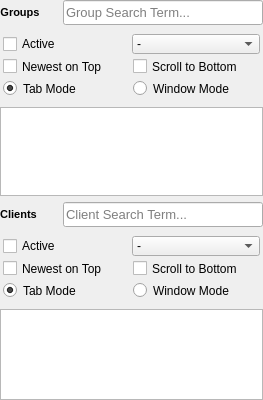
      <widget class="QSplitter" name="splitter">
       <property name="sizePolicy">
        <sizepolicy hsizetype="Preferred" vsizetype="Expanding">
         <horstretch>0</horstretch>
         <verstretch>1</verstretch>
        </sizepolicy>
       </property>
       <property name="frameShadow">
        <enum>QFrame::Plain</enum>
       </property>
       <property name="lineWidth">
        <number>1</number>
       </property>
       <property name="midLineWidth">
        <number>0</number>
       </property>
       <property name="orientation">
        <enum>Qt::Vertical</enum>
       </property>
       <property name="handleWidth">
        <number>0</number>
       </property>
       <widget class="QWidget" name="layoutWidget2">
        <layout class="QVBoxLayout" name="groupListLayout" stretch="1,1,10">
         <property name="spacing">
          <number>6</number>
         </property>
         <property name="sizeConstraint">
          <enum>QLayout::SetMaximumSize</enum>
         </property>
         <property name="bottomMargin">
          <number>6</number>
         </property>
         <item>
          <widget class="QWidget" name="groupSearchWidget" native="true">
           <property name="sizePolicy">
            <sizepolicy hsizetype="Expanding" vsizetype="Expanding">
             <horstretch>0</horstretch>
             <verstretch>1</verstretch>
            </sizepolicy>
           </property>
           <layout class="QHBoxLayout" name="groupSearchInputLayout">
            <property name="spacing">
             <number>3</number>
            </property>
            <property name="sizeConstraint">
             <enum>QLayout::SetMinAndMaxSize</enum>
            </property>
            <property name="leftMargin">
             <number>0</number>
            </property>
            <property name="topMargin">
             <number>0</number>
            </property>
            <property name="rightMargin">
             <number>0</number>
            </property>
            <property name="bottomMargin">
             <number>0</number>
            </property>
            <item>
             <widget class="QLabel" name="label">
              <property name="maximumSize">
               <size>
                <width>40</width>
                <height>16777215</height>
               </size>
              </property>
              <property name="font">
               <font>
                <pointsize>8</pointsize>
                <weight>75</weight>
                <bold>true</bold>
               </font>
              </property>
              <property name="text">
               <string>Groups</string>
              </property>
              <property name="alignment">
               <set>Qt::AlignCenter</set>
              </property>
             </widget>
            </item>
            <item>
             <spacer name="horizontalSpacer_2">
              <property name="orientation">
               <enum>Qt::Horizontal</enum>
              </property>
              <property name="sizeType">
               <enum>QSizePolicy::Expanding</enum>
              </property>
              <property name="sizeHint" stdset="0">
               <size>
                <width>20</width>
                <height>20</height>
               </size>
              </property>
             </spacer>
            </item>
            <item>
             <widget class="QLineEdit" name="groupSearchInput">
              <property name="sizePolicy">
               <sizepolicy hsizetype="Fixed" vsizetype="Expanding">
                <horstretch>0</horstretch>
                <verstretch>1</verstretch>
               </sizepolicy>
              </property>
              <property name="minimumSize">
               <size>
                <width>200</width>
                <height>25</height>
               </size>
              </property>
              <property name="maximumSize">
               <size>
                <width>16777215</width>
                <height>25</height>
               </size>
              </property>
              <property name="font">
               <font>
                <pointsize>10</pointsize>
               </font>
              </property>
              <property name="focusPolicy">
               <enum>Qt::StrongFocus</enum>
              </property>
              <property name="statusTip">
               <string>Enter your group search here...</string>
              </property>
              <property name="whatsThis">
               <string>Group search</string>
              </property>
              <property name="text">
               <string/>
              </property>
              <property name="placeholderText">
               <string>Group Search Term...</string>
              </property>
             </widget>
            </item>
           </layout>
          </widget>
         </item>
         <item>
          <widget class="QWidget" name="groupSettingsWidget" native="true">
           <property name="sizePolicy">
            <sizepolicy hsizetype="Expanding" vsizetype="Expanding">
             <horstretch>0</horstretch>
             <verstretch>1</verstretch>
            </sizepolicy>
           </property>
           <property name="minimumSize">
            <size>
             <width>250</width>
             <height>70</height>
            </size>
           </property>
           <property name="maximumSize">
            <size>
             <width>16777215</width>
             <height>16777215</height>
            </size>
           </property>
           <property name="mouseTracking">
            <bool>true</bool>
           </property>
           <property name="styleSheet">
            <string notr="true"/>
           </property>
           <layout class="QVBoxLayout" name="groupSettingsLayout">
            <property name="spacing">
             <number>3</number>
            </property>
            <property name="leftMargin">
             <number>3</number>
            </property>
            <property name="topMargin">
             <number>3</number>
            </property>
            <property name="rightMargin">
             <number>3</number>
            </property>
            <property name="bottomMargin">
             <number>3</number>
            </property>
            <item>
             <layout class="QHBoxLayout" name="groupSettingsTopSection">
              <property name="spacing">
               <number>0</number>
              </property>
              <property name="sizeConstraint">
               <enum>QLayout::SetMinAndMaxSize</enum>
              </property>
              <property name="leftMargin">
               <number>0</number>
              </property>
              <property name="bottomMargin">
               <number>0</number>
              </property>
              <item>
               <widget class="QCheckBox" name="activeCheckBox">
                <property name="maximumSize">
                 <size>
                  <width>16777215</width>
                  <height>20</height>
                 </size>
                </property>
                <property name="focusPolicy">
                 <enum>Qt::NoFocus</enum>
                </property>
                <property name="statusTip">
                 <string>Activates/Deactivates Group Logging</string>
                </property>
                <property name="text">
                 <string>Active</string>
                </property>
               </widget>
              </item>
              <item>
               <widget class="QComboBox" name="groupStateComboBox">
                <property name="focusPolicy">
                 <enum>Qt::NoFocus</enum>
                </property>
                <property name="statusTip">
                 <string>Set Group State</string>
                </property>
                <item>
                 <property name="text">
                  <string>-</string>
                 </property>
                </item>
                <item>
                 <property name="text">
                  <string>Live</string>
                 </property>
                </item>
                <item>
                 <property name="text">
                  <string>To File</string>
                 </property>
                </item>
                <item>
                 <property name="text">
                  <string>To Ring File</string>
                 </property>
                </item>
                <item>
                 <property name="text">
                  <string>To Shared File</string>
                 </property>
                </item>
                <item>
                 <property name="text">
                  <string>To Global</string>
                 </property>
                </item>
               </widget>
              </item>
             </layout>
            </item>
            <item>
             <layout class="QHBoxLayout" name="groupSettingsMidSection">
              <item>
               <widget class="QCheckBox" name="newestOnTopCheckBox">
                <property name="focusPolicy">
                 <enum>Qt::NoFocus</enum>
                </property>
                <property name="statusTip">
                 <string>Activates/Deactivates Newest on Top for Client Log View. Will reset the model.</string>
                </property>
                <property name="whatsThis">
                 <string>Newest On Top</string>
                </property>
                <property name="text">
                 <string>Newest on Top</string>
                </property>
               </widget>
              </item>
              <item>
               <widget class="QCheckBox" name="scrollToBottomCheckBox">
                <property name="focusPolicy">
                 <enum>Qt::NoFocus</enum>
                </property>
                <property name="statusTip">
                 <string>Activates Scroll To Bottom for Client Log View</string>
                </property>
                <property name="whatsThis">
                 <string>Scroll To Bottom</string>
                </property>
                <property name="text">
                 <string>Scroll to Bottom</string>
                </property>
               </widget>
              </item>
             </layout>
            </item>
            <item>
             <layout class="QHBoxLayout" name="groupSettingsLowerSection">
              <item>
               <widget class="QRadioButton" name="tabModeRadio">
                <property name="focusPolicy">
                 <enum>Qt::NoFocus</enum>
                </property>
                <property name="statusTip">
                 <string>Shows Client in Tabbed Mode</string>
                </property>
                <property name="whatsThis">
                 <string>Tab Mode</string>
                </property>
                <property name="text">
                 <string>Tab Mode</string>
                </property>
                <property name="checked">
                 <bool>true</bool>
                </property>
               </widget>
              </item>
              <item>
               <widget class="QRadioButton" name="windowModeRadio">
                <property name="focusPolicy">
                 <enum>Qt::NoFocus</enum>
                </property>
                <property name="statusTip">
                 <string>Shows Client in Windowed Mode</string>
                </property>
                <property name="whatsThis">
                 <string>Window Mode</string>
                </property>
                <property name="text">
                 <string>Window Mode</string>
                </property>
               </widget>
              </item>
             </layout>
            </item>
           </layout>
          </widget>
         </item>
         <item>
          <widget class="QTreeView" name="groupList">
           <property name="sizePolicy">
            <sizepolicy hsizetype="Expanding" vsizetype="Expanding">
             <horstretch>1</horstretch>
             <verstretch>20</verstretch>
            </sizepolicy>
           </property>
           <property name="minimumSize">
            <size>
             <width>200</width>
             <height>0</height>
            </size>
           </property>
           <property name="maximumSize">
            <size>
             <width>16777215</width>
             <height>16777215</height>
            </size>
           </property>
           <property name="font">
            <font>
             <pointsize>8</pointsize>
            </font>
           </property>
           <property name="focusPolicy">
            <enum>Qt::StrongFocus</enum>
           </property>
           <property name="statusTip">
            <string>Available groups list</string>
           </property>
           <property name="whatsThis">
            <string>Group List</string>
           </property>
           <property name="editTriggers">
            <set>QAbstractItemView::NoEditTriggers</set>
           </property>
          </widget>
         </item>
        </layout>
       </widget>
       <widget class="QWidget" name="layoutWidget1">
        <layout class="QVBoxLayout" name="clientListLayout" stretch="1,1,10">
         <property name="sizeConstraint">
          <enum>QLayout::SetMaximumSize</enum>
         </property>
         <item>
          <widget class="QWidget" name="clientSearchWidget" native="true">
           <property name="sizePolicy">
            <sizepolicy hsizetype="Expanding" vsizetype="Expanding">
             <horstretch>0</horstretch>
             <verstretch>1</verstretch>
            </sizepolicy>
           </property>
           <layout class="QHBoxLayout" name="clientSearchInputLayout">
            <property name="spacing">
             <number>3</number>
            </property>
            <property name="sizeConstraint">
             <enum>QLayout::SetMinAndMaxSize</enum>
            </property>
            <property name="leftMargin">
             <number>0</number>
            </property>
            <property name="topMargin">
             <number>0</number>
            </property>
            <property name="rightMargin">
             <number>0</number>
            </property>
            <property name="bottomMargin">
             <number>0</number>
            </property>
            <item>
             <widget class="QLabel" name="label_2">
              <property name="maximumSize">
               <size>
                <width>40</width>
                <height>16777215</height>
               </size>
              </property>
              <property name="font">
               <font>
                <pointsize>8</pointsize>
                <weight>75</weight>
                <bold>true</bold>
               </font>
              </property>
              <property name="text">
               <string>Clients</string>
              </property>
              <property name="alignment">
               <set>Qt::AlignCenter</set>
              </property>
             </widget>
            </item>
            <item>
             <spacer name="horizontalSpacer_3">
              <property name="orientation">
               <enum>Qt::Horizontal</enum>
              </property>
              <property name="sizeType">
               <enum>QSizePolicy::Expanding</enum>
              </property>
              <property name="sizeHint" stdset="0">
               <size>
                <width>20</width>
                <height>20</height>
               </size>
              </property>
             </spacer>
            </item>
            <item>
             <widget class="QLineEdit" name="clientInput">
              <property name="sizePolicy">
               <sizepolicy hsizetype="Fixed" vsizetype="Expanding">
                <horstretch>0</horstretch>
                <verstretch>1</verstretch>
               </sizepolicy>
              </property>
              <property name="minimumSize">
               <size>
                <width>200</width>
                <height>25</height>
               </size>
              </property>
              <property name="maximumSize">
               <size>
                <width>16777215</width>
                <height>25</height>
               </size>
              </property>
              <property name="font">
               <font>
                <pointsize>10</pointsize>
               </font>
              </property>
              <property name="focusPolicy">
               <enum>Qt::StrongFocus</enum>
              </property>
              <property name="statusTip">
               <string>Enter your client search here...</string>
              </property>
              <property name="whatsThis">
               <string>Client search</string>
              </property>
              <property name="placeholderText">
               <string>Client Search Term...</string>
              </property>
             </widget>
            </item>
           </layout>
          </widget>
         </item>
         <item>
          <widget class="QWidget" name="clientSettingsWidget" native="true">
           <property name="sizePolicy">
            <sizepolicy hsizetype="Expanding" vsizetype="Expanding">
             <horstretch>0</horstretch>
             <verstretch>1</verstretch>
            </sizepolicy>
           </property>
           <property name="minimumSize">
            <size>
             <width>250</width>
             <height>70</height>
            </size>
           </property>
           <property name="maximumSize">
            <size>
             <width>16777215</width>
             <height>16777215</height>
            </size>
           </property>
           <property name="styleSheet">
            <string notr="true"/>
           </property>
           <layout class="QVBoxLayout" name="clientSettingsLayout">
            <property name="spacing">
             <number>3</number>
            </property>
            <property name="leftMargin">
             <number>3</number>
            </property>
            <property name="topMargin">
             <number>3</number>
            </property>
            <property name="rightMargin">
             <number>3</number>
            </property>
            <property name="bottomMargin">
             <number>3</number>
            </property>
            <item>
             <layout class="QHBoxLayout" name="clientSettingsTopSection" stretch="0,0">
              <property name="spacing">
               <number>0</number>
              </property>
              <property name="sizeConstraint">
               <enum>QLayout::SetDefaultConstraint</enum>
              </property>
              <property name="leftMargin">
               <number>0</number>
              </property>
              <property name="bottomMargin">
               <number>0</number>
              </property>
              <item>
               <widget class="QCheckBox" name="clientActiveCheckBox">
                <property name="maximumSize">
                 <size>
                  <width>16777215</width>
                  <height>20</height>
                 </size>
                </property>
                <property name="mouseTracking">
                 <bool>true</bool>
                </property>
                <property name="focusPolicy">
                 <enum>Qt::ClickFocus</enum>
                </property>
                <property name="statusTip">
                 <string>Activates/Deactives Client Logging</string>
                </property>
                <property name="text">
                 <string>Active</string>
                </property>
               </widget>
              </item>
              <item>
               <widget class="QComboBox" name="clientsStateComboBox">
                <property name="sizePolicy">
                 <sizepolicy hsizetype="Preferred" vsizetype="Fixed">
                  <horstretch>0</horstretch>
                  <verstretch>0</verstretch>
                 </sizepolicy>
                </property>
                <property name="mouseTracking">
                 <bool>true</bool>
                </property>
                <property name="focusPolicy">
                 <enum>Qt::ClickFocus</enum>
                </property>
                <property name="statusTip">
                 <string>Sets Client state</string>
                </property>
                <item>
                 <property name="text">
                  <string>-</string>
                 </property>
                </item>
                <item>
                 <property name="text">
                  <string>Live</string>
                 </property>
                </item>
                <item>
                 <property name="text">
                  <string>To File</string>
                 </property>
                </item>
                <item>
                 <property name="text">
                  <string>To Ring File</string>
                 </property>
                </item>
                <item>
                 <property name="text">
                  <string>To Shared File</string>
                 </property>
                </item>
                <item>
                 <property name="text">
                  <string>To Parent</string>
                 </property>
                </item>
                <item>
                 <property name="text">
                  <string>To Global</string>
                 </property>
                </item>
                <item>
                 <property name="text">
                  <string>To MergeView</string>
                 </property>
                </item>
               </widget>
              </item>
             </layout>
            </item>
            <item>
             <layout class="QHBoxLayout" name="clientSettingsMidSection">
              <item>
               <widget class="QCheckBox" name="clientNewestOnTopCheckBox">
                <property name="sizePolicy">
                 <sizepolicy hsizetype="Expanding" vsizetype="Fixed">
                  <horstretch>0</horstretch>
                  <verstretch>0</verstretch>
                 </sizepolicy>
                </property>
                <property name="mouseTracking">
                 <bool>true</bool>
                </property>
                <property name="focusPolicy">
                 <enum>Qt::ClickFocus</enum>
                </property>
                <property name="statusTip">
                 <string>Activates/Deactivates Newest on Top for Client Log View. Will reset the model.</string>
                </property>
                <property name="whatsThis">
                 <string>Newest On Top</string>
                </property>
                <property name="text">
                 <string>Newest on Top</string>
                </property>
               </widget>
              </item>
              <item>
               <widget class="QCheckBox" name="clientScrollToBottomCheckBox">
                <property name="sizePolicy">
                 <sizepolicy hsizetype="Expanding" vsizetype="Fixed">
                  <horstretch>0</horstretch>
                  <verstretch>0</verstretch>
                 </sizepolicy>
                </property>
                <property name="mouseTracking">
                 <bool>true</bool>
                </property>
                <property name="focusPolicy">
                 <enum>Qt::ClickFocus</enum>
                </property>
                <property name="statusTip">
                 <string>Activates Scroll To Bottom for Client Log View</string>
                </property>
                <property name="whatsThis">
                 <string>Scroll To Bottom</string>
                </property>
                <property name="text">
                 <string>Scroll to Bottom</string>
                </property>
               </widget>
              </item>
             </layout>
            </item>
            <item>
             <layout class="QHBoxLayout" name="clientSettingsLowerSection">
              <item>
               <widget class="QRadioButton" name="clientTabModeRadio">
                <property name="sizePolicy">
                 <sizepolicy hsizetype="Expanding" vsizetype="Fixed">
                  <horstretch>0</horstretch>
                  <verstretch>0</verstretch>
                 </sizepolicy>
                </property>
                <property name="mouseTracking">
                 <bool>true</bool>
                </property>
                <property name="focusPolicy">
                 <enum>Qt::ClickFocus</enum>
                </property>
                <property name="statusTip">
                 <string>Shows Client in Tabbed Mode</string>
                </property>
                <property name="whatsThis">
                 <string>Tab Mode</string>
                </property>
                <property name="text">
                 <string>Tab Mode</string>
                </property>
                <property name="checked">
                 <bool>true</bool>
                </property>
               </widget>
              </item>
              <item>
               <widget class="QRadioButton" name="clientWindowModeRadio">
                <property name="sizePolicy">
                 <sizepolicy hsizetype="Expanding" vsizetype="Fixed">
                  <horstretch>0</horstretch>
                  <verstretch>0</verstretch>
                 </sizepolicy>
                </property>
                <property name="mouseTracking">
                 <bool>true</bool>
                </property>
                <property name="focusPolicy">
                 <enum>Qt::ClickFocus</enum>
                </property>
                <property name="statusTip">
                 <string>Shows Client in Windowed Mode</string>
                </property>
                <property name="whatsThis">
                 <string>Window Mode</string>
                </property>
                <property name="text">
                 <string>Window Mode</string>
                </property>
               </widget>
              </item>
             </layout>
            </item>
           </layout>
          </widget>
         </item>
         <item>
          <widget class="QTreeView" name="clientList">
           <property name="sizePolicy">
            <sizepolicy hsizetype="Expanding" vsizetype="Expanding">
             <horstretch>1</horstretch>
             <verstretch>20</verstretch>
            </sizepolicy>
           </property>
           <property name="minimumSize">
            <size>
             <width>200</width>
             <height>0</height>
            </size>
           </property>
           <property name="maximumSize">
            <size>
             <width>16777215</width>
             <height>16777215</height>
            </size>
           </property>
           <property name="font">
            <font>
             <pointsize>8</pointsize>
            </font>
           </property>
           <property name="statusTip">
            <string>Available clients list</string>
           </property>
           <property name="whatsThis">
            <string>Client list</string>
           </property>
           <property name="styleSheet">
            <string notr="true"/>
           </property>
          </widget>
         </item>
        </layout>
       </widget>
      </widget>
